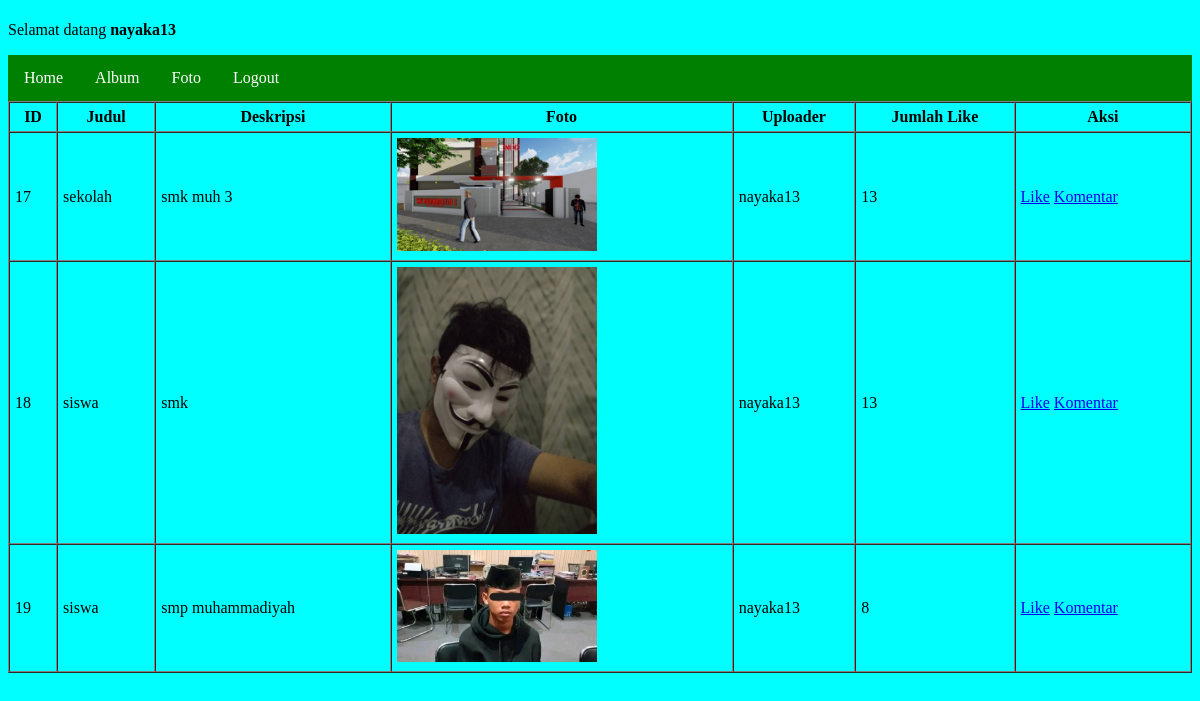
The app's page / (signed in) with its own data.
### tables this page shows
CREATE TABLE `foto` (
  `fotoid` int(11) NOT NULL,
  `judulfoto` varchar(255) NOT NULL,
  `deskripsifoto` text NOT NULL,
  `tanggalunggah` date NOT NULL,
  `lokasifile` varchar(255) NOT NULL,
  `albumid` int(11) NOT NULL,
  `userID` int(11) NOT NULL
);

CREATE TABLE `user` (
  `userID` int(11) NOT NULL,
  `username` varchar(255) NOT NULL,
  `password` varchar(255) NOT NULL,
  `email` varchar(255) NOT NULL,
  `NamaLengkap` varchar(255) NOT NULL,
  `alamat` text NOT NULL
);

### index.php (the view, shortened to what this page needs)
<!DOCTYPE html>
<html lang="en">
<head>
    <link rel="stylesheet" href="style.css">
</head>
<body>
    <?php
        if(!isset($_SESSION['userID'])){
    ?>
            <ul>
                <li><a href="register.php">Register</a></li>
                <li><a href="login.php">Login</a></li>
            </ul>
    <?php
        }else{
    ?>
        <p>Selamat datang <b><?=$_SESSION['NamaLengkap']?></b></p>
        <ul>
            <li><a href="index.php">Home</a></li>
            <li><a href="album.php">Album</a></li>
            <li><a href="foto.php">Foto</a></li>
            <li><a href="logout.php">Logout</a></li>
        </ul>
    <?php
        }
    ?>
    <table width="100%" border="1" cellpadding="5" cellspacing="0">
        <tr>
            <th>ID</th>
            <th>Judul</th>
            <th>Deskripsi</th>
            <th>Foto</th>
            <th>Uploader</th>
            <th>Jumlah Like</th>
            <th>Aksi</th>
        </tr>
        <?php
            include "koneksi.php";
            $sql=mysqli_query($conn,"select * from foto,user where foto.userid=user.userid");
            while($data=mysqli_fetch_array($sql)){
        ?>
            <tr>
                <td><?=$data['fotoid']?></td>
                <td><?=$data['judulfoto']?></td>
                <td><?=$data['deskripsifoto']?></td>
                <td>
                    <img src="img/<?=$data['lokasifile']?>" width="200px">
                </td>
                <td><?=$data['NamaLengkap']?></td>
                <td>
                    <?php
                        $fotoid=$data['fotoid'];
                        $sql2=mysqli_query($conn,"select * from likefoto where fotoid='$fotoid'");
                        echo mysqli_num_rows($sql2);
                    ?>
                </td>
                <td>
                    <a href="like.php?fotoid=<?=$data['fotoid']?>">Like</a>
                    <a href="komentar.php?fotoid=<?=$data['fotoid']?>">Komentar</a>
                </td>
            </tr>
        <?php
            }
        ?>
    </table>
</body>
</html>

### style.css (style rules this page uses)
body { background-color:aqua; }
ul { list-style: none; margin: 0; padding: 0; overflow: hidden; background-color: green; }
li { float: left; }
li a { display: block; color: white; text-align: center; padding: 14px 16px; text-decoration: none; }

### records on screen
foto: fotoid "17", judulfoto "sekolah", deskripsifoto "smk muh 3", lokasifile (picture), userID.NamaLengkap "nayaka13", mysqli_num_rows($sql2) "13"
foto: fotoid "18", judulfoto "siswa", deskripsifoto "smk", lokasifile (picture), userID.NamaLengkap "nayaka13", mysqli_num_rows($sql2) "13"
foto: fotoid "19", judulfoto "siswa", deskripsifoto "smp muhammadiyah", lokasifile (picture), userID.NamaLengkap "nayaka13", mysqli_num_rows($sql2) "8"

### other values on screen
$_SESSION['NamaLengkap'] "nayaka13"
